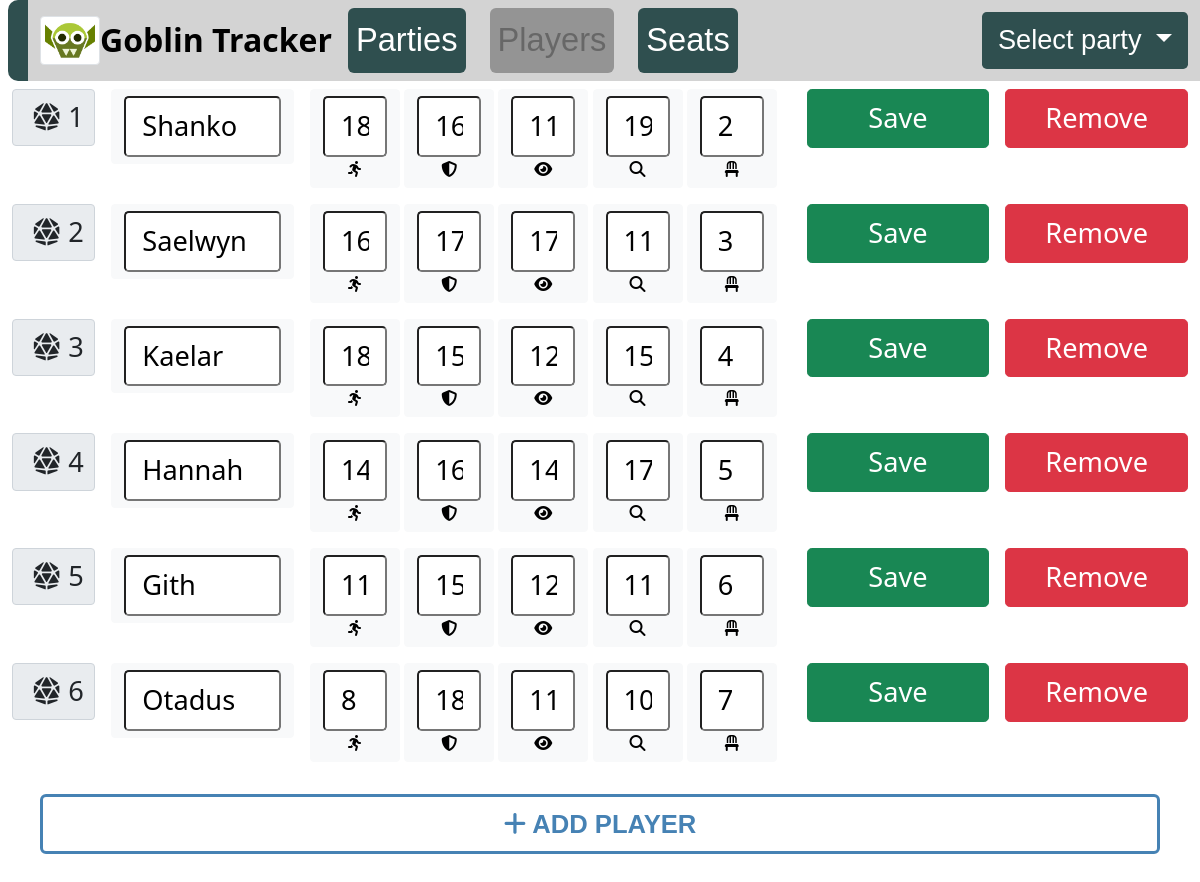
The page /players on the database its author committed.
### characters.py (models this page shows, shortened)
class Character(db.Model):
    id = db.Column(db.Integer, primary_key=True)
    name = db.Column(db.String(20), unique=True, nullable=False)
    initiative = db.Column(db.Integer, unique=False, nullable=False)
    enabled = db.Column(db.Boolean, unique=False, nullable=False)
    is_current = db.Column(db.Boolean, unique=False, nullable=False)
    is_next = db.Column(db.Boolean, unique=False, nullable=False)
    dexterity = db.Column(db.Integer, unique=False, nullable=False)
    ac = db.Column(db.Integer, unique=False, nullable=False)
    pass_inv = db.Column(db.Integer, unique=False, nullable=False)
    pass_per = db.Column(db.Integer, unique=False, nullable=False)
    is_player = db.Column(db.Boolean, unique=False, nullable=False)
    is_monster = db.Column(db.Boolean, unique=False, nullable=False)
    seat = db.Column(db.Integer, unique=False, nullable=False)
    party = db.Column(db.Integer, unique=False, nullable=False)

### index_blueprint.py (the view)
@index_blueprint.route("/players", methods=['GET', 'POST'])
def players():
    if request.method == 'POST':
        if 'save' in request.form:
            if Character.updatePlayer(request.form):
                flash("Succesfully saved", 'info')
            parties = Party.query.all()
            activeParty = Party.query.filter_by(active=True).first()
            if not activeParty:
                chars = Character.query.all()
            else:
                chars = Character.query.filter_by(party=activeParty.id, is_player=True).all()
            return render_template("players.html", content=chars, page="players", parties=parties)
        elif 'add_character' in request.form:
            return redirect(url_for('index.add_character'))
        elif 'remove' in request.form:
            if Character.deletePlayer(request.form['remove']):
                flash("Player deleted", 'info')
            else:
                flash("Failed to delete player", 'warning')
        if 'changeParty' in request.form:
            Party.toggle_active(request.form['changeParty'])
        parties = Party.query.all()
        activeParty = Party.query.filter_by(active=True).first()
        if not activeParty:
            chars = Character.query.all()
        else:
            chars = Character.query.filter_by(party=activeParty.id, is_player=True).all()
        return render_template("players.html", content=chars, page="players", parties=parties)
    elif request.method == 'GET':
        parties = Party.query.all()
        activeParty = Party.query.filter_by(active=True).first()
        if not activeParty:
            chars = Character.query.all()
        else:
            chars = Character.query.filter_by(party=activeParty.id, is_player=True).all()
        if not chars:
            flash("No players", 'warning')
        return render_template("players.html", content=chars, page="players", parties=parties)

### templates/players.html (shortened to what this page needs)
{% extends "base.html" %} {% block title %}Init Tracker{% endblock %} {% block
content %}
  <div class="row mh-80 h-80">
    <div class="col overflow-auto">
      {% if not content %}
       No players
      {% else %}
        {% for character in content %}
        <form action="#" method="post">
          <div class="row gx-3 mb-3 h-100">
            <div class="col-1 h-100">
              <label
                class="input-group-text text-left"
                style="font-size: 1.7em; text-align: left"
              >
                <i class="fas fa-dice-d20 p-2"></i>{{ character.id }}</label
              >
            </div>
            <div class="col-2 h-100">
              <div class="btn d-inline-block btn-light">
                <input
                  type="text"
                  class="form-control-xlg w-100"
                  placeholder="1-10"
                  aria-describedby="basic-addon1"
                  name="name"
                  value="{{ character.name }}"
                />
              </div>
            </div>
            <div class="col-5 h-100">
              <div class="btn d-inline-block btn-light" style="width: 90px">
                <input
                  type="text"
                  class="form-control-xlg w-100"
                  placeholder="1-10"
                  aria-describedby="basic-addon1"
                  name="dexterity"
                  value="{{ character.dexterity }}"
                />
                <i
                  class="fas fa-running"
                  style="font-size: 1em; color: black"
                ></i>
              </div>
              <div class="btn d-inline-block btn-light" style="width: 90px">
                <input
                  type="text"
                  class="form-control-xlg w-100"
                  placeholder="1-10"
                  aria-describedby="basic-addon1"
                  name="ac"
                  value="{{ character.ac }}"
                />
                <i
                  class="fas fa-shield-alt"
                  style="font-size: 1em; color: black"
                ></i>
              </div>
              <div class="btn d-inline-block btn-light" style="width: 90px">
                <input
                  type="text"
                  class="form-control-xlg w-100"
                  placeholder="1-10"
                  aria-describedby="basic-addon1"
                  name="per"
                  value="{{ character.pass_per }}"
                />
                <i class="fas fa-eye" style="font-size: 1rem; color: black"></i>
              </div>
              <div class="btn d-inline-block btn-light" style="width: 90px">
                <input
                  type="text"
                  class="form-control-xlg w-100"
                  placeholder="1-10"
                  aria-describedby="basic-addon1"
                  name="inv"
                  value="{{ character.pass_inv }}"
                />
                <i class="fas fa-search" style="font-size: 1rem; color: black"></i>
              </div>
              <div class="btn d-inline-block btn-light" style="width: 90px">
                <input
                  type="text"
                  class="form-control-xlg w-100"
                  placeholder="1-10"
                  aria-describedby="basic-addon1"
                  name="seat"
                  value="{{ character.seat }}"
                />
                <i class="fas fa-chair" style="font-size: 1rem; color: black"></i>
              </div>
            </div>
            <div class="col-2 h-100">
              <button
                class="btn btn-xlg btn-success w-100"
                type="submit"
                id="button-addon1"
                value="{{ character.name }}"
                name="save"
              >
                Save
              </button>
            </div>
            <div class="col-2 h-100">
              <button
                class="btn btn-xlg btn-danger w-100"
                type="submit"
                id="button-addon1"
                value="{{ character.name }}"
                name="remove"
              >
                Remove
              </button>
            </div>
          </div>
        </form>
          {% endfor %}
          {% endif %}
    </div>
  </div>
  <form action="#" method="post">
    <div class="row p-3 mh-15 h-15">
      <div class="col text-center px-4">
        <button
          type="submit"
          class="btn btn-custom btn-lg w-100 {{ add }}"
          name="add_character"
          value="add_character"
          {{
          add
          }}
        >
          <i class="fas fa-plus"></i>
          ADD PLAYER
        </button>
      </div>
    </div>
  </form>
{% endblock %}

### templates/base.html (style rules this page uses)
.btn-custom { border-radius: 6px; border: solid 3px; border-color: steelblue; color: steelblue; font-size: 1.6em; font-weight: 600; font-family: "Trebuchet MS", "Lucida Sans Unicode", "Lucida Grande", "Lucida Sans", Arial, sans-serif; }
.btn-xlg { padding: 0.5rem 1rem; font-size: 1.7rem; border-radius: 0.3rem; }
.form-control-xlg { min-height: calc(1.5em + 1rem + 2px); padding: 0.5rem 1rem; font-size: 1.7rem; border-radius: 0.3rem; }

### rows shown on the page
Character: id "1", name "Shanko", dexterity "18", ac "16", per "11", inv "19", seat "2"
Character: id "2", name "Saelwyn", dexterity "16", ac "17", per "17", inv "11", seat "3"
Character: id "3", name "Kaelar", dexterity "18", ac "15", per "12", inv "15", seat "4"
Character: id "4", name "Hannah", dexterity "14", ac "16", per "14", inv "17", seat "5"
Character: id "5", name "Gith", dexterity "11", ac "15", per "12", inv "11", seat "6"
Character: id "6", name "Otadus", dexterity "8", ac "18", per "11", inv "10", seat "7"
